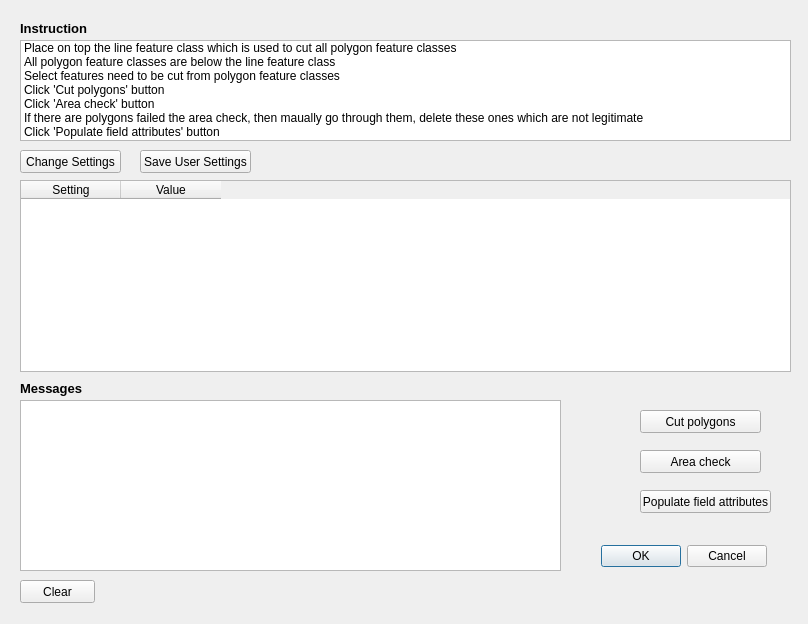
<?xml version="1.0" encoding="UTF-8"?>
<ui version="4.0">
 <class>GraticularBlockCuttingTool_QGISDialogBase</class>
 <widget class="QDialog" name="GraticularBlockCuttingTool_QGISDialogBase">
  <property name="geometry">
   <rect>
    <x>0</x>
    <y>0</y>
    <width>808</width>
    <height>624</height>
   </rect>
  </property>
  <property name="windowTitle">
   <string>GraticularBlockCuttingTool_QGIS</string>
  </property>
  <widget class="QDialogButtonBox" name="button_box">
   <property name="geometry">
    <rect>
     <x>426</x>
     <y>540</y>
     <width>341</width>
     <height>32</height>
    </rect>
   </property>
   <property name="orientation">
    <enum>Qt::Horizontal</enum>
   </property>
   <property name="standardButtons">
    <set>QDialogButtonBox::Cancel|QDialogButtonBox::Ok</set>
   </property>
  </widget>
  <widget class="QPushButton" name="btn_CutPolygons">
   <property name="geometry">
    <rect>
     <x>640</x>
     <y>410</y>
     <width>121</width>
     <height>23</height>
    </rect>
   </property>
   <property name="text">
    <string>Cut polygons</string>
   </property>
  </widget>
  <widget class="QPushButton" name="btn_CheckArea">
   <property name="geometry">
    <rect>
     <x>640</x>
     <y>450</y>
     <width>121</width>
     <height>23</height>
    </rect>
   </property>
   <property name="text">
    <string>Area check</string>
   </property>
  </widget>
  <widget class="QPushButton" name="btn_PopulateFieldAttributes">
   <property name="geometry">
    <rect>
     <x>640</x>
     <y>490</y>
     <width>131</width>
     <height>23</height>
    </rect>
   </property>
   <property name="text">
    <string>Populate field attributes</string>
   </property>
  </widget>
  <widget class="QListWidget" name="listWidget_Instruction">
   <property name="geometry">
    <rect>
     <x>20</x>
     <y>40</y>
     <width>771</width>
     <height>101</height>
    </rect>
   </property>
   <property name="sizePolicy">
    <sizepolicy hsizetype="Expanding" vsizetype="Expanding">
     <horstretch>0</horstretch>
     <verstretch>0</verstretch>
    </sizepolicy>
   </property>
   <item>
    <property name="text">
     <string>Place on top the line feature class which is used to cut all polygon feature classes</string>
    </property>
   </item>
   <item>
    <property name="text">
     <string>All polygon feature classes are below the line feature class</string>
    </property>
   </item>
   <item>
    <property name="text">
     <string>Select features need to be cut from polygon feature classes</string>
    </property>
   </item>
   <item>
    <property name="text">
     <string>Click 'Cut polygons' button</string>
    </property>
   </item>
   <item>
    <property name="text">
     <string>Click 'Area check' button</string>
    </property>
   </item>
   <item>
    <property name="text">
     <string>If there are polygons failed the area check, then maually go through them, delete these ones which are not legitimate</string>
    </property>
   </item>
   <item>
    <property name="text">
     <string>Click 'Populate field attributes' button</string>
    </property>
   </item>
  </widget>
  <widget class="QLabel" name="label">
   <property name="geometry">
    <rect>
     <x>20</x>
     <y>20</y>
     <width>81</width>
     <height>16</height>
    </rect>
   </property>
   <property name="font">
    <font>
     <pointsize>10</pointsize>
     <weight>75</weight>
     <bold>true</bold>
    </font>
   </property>
   <property name="text">
    <string>Instruction</string>
   </property>
  </widget>
  <widget class="QLabel" name="label_2">
   <property name="geometry">
    <rect>
     <x>20</x>
     <y>380</y>
     <width>71</width>
     <height>16</height>
    </rect>
   </property>
   <property name="font">
    <font>
     <pointsize>10</pointsize>
     <weight>75</weight>
     <bold>true</bold>
    </font>
   </property>
   <property name="text">
    <string>Messages</string>
   </property>
  </widget>
  <widget class="QListWidget" name="listWidget_Messages">
   <property name="geometry">
    <rect>
     <x>20</x>
     <y>400</y>
     <width>541</width>
     <height>171</height>
    </rect>
   </property>
   <property name="sizePolicy">
    <sizepolicy hsizetype="Expanding" vsizetype="Expanding">
     <horstretch>1</horstretch>
     <verstretch>0</verstretch>
    </sizepolicy>
   </property>
  </widget>
  <widget class="QPushButton" name="btn_ClearMessage">
   <property name="geometry">
    <rect>
     <x>20</x>
     <y>580</y>
     <width>75</width>
     <height>23</height>
    </rect>
   </property>
   <property name="cursor">
    <cursorShape>CrossCursor</cursorShape>
   </property>
   <property name="text">
    <string>Clear</string>
   </property>
  </widget>
  <widget class="QTableWidget" name="tableWidget_uers_settings">
   <property name="geometry">
    <rect>
     <x>20</x>
     <y>180</y>
     <width>771</width>
     <height>192</height>
    </rect>
   </property>
   <property name="rowCount">
    <number>0</number>
   </property>
   <property name="columnCount">
    <number>2</number>
   </property>
   <attribute name="horizontalHeaderCascadingSectionResizes">
    <bool>true</bool>
   </attribute>
   <column>
    <property name="text">
     <string>Setting</string>
    </property>
   </column>
   <column>
    <property name="text">
     <string>Value</string>
    </property>
   </column>
  </widget>
  <widget class="QPushButton" name="btn_EditUserSettings">
   <property name="geometry">
    <rect>
     <x>20</x>
     <y>150</y>
     <width>101</width>
     <height>23</height>
    </rect>
   </property>
   <property name="text">
    <string>Change Settings</string>
   </property>
  </widget>
  <widget class="QPushButton" name="btn_SaveUserSettings">
   <property name="geometry">
    <rect>
     <x>140</x>
     <y>150</y>
     <width>111</width>
     <height>23</height>
    </rect>
   </property>
   <property name="text">
    <string>Save User Settings</string>
   </property>
  </widget>
 </widget>
 <resources/>
 <connections>
  <connection>
   <sender>button_box</sender>
   <signal>accepted()</signal>
   <receiver>GraticularBlockCuttingTool_QGISDialogBase</receiver>
   <slot>accept()</slot>
   <hints>
    <hint type="sourcelabel">
     <x>20</x>
     <y>20</y>
    </hint>
    <hint type="destinationlabel">
     <x>20</x>
     <y>20</y>
    </hint>
   </hints>
  </connection>
  <connection>
   <sender>button_box</sender>
   <signal>rejected()</signal>
   <receiver>GraticularBlockCuttingTool_QGISDialogBase</receiver>
   <slot>reject()</slot>
   <hints>
    <hint type="sourcelabel">
     <x>20</x>
     <y>20</y>
    </hint>
    <hint type="destinationlabel">
     <x>20</x>
     <y>20</y>
    </hint>
   </hints>
  </connection>
 </connections>
</ui>
